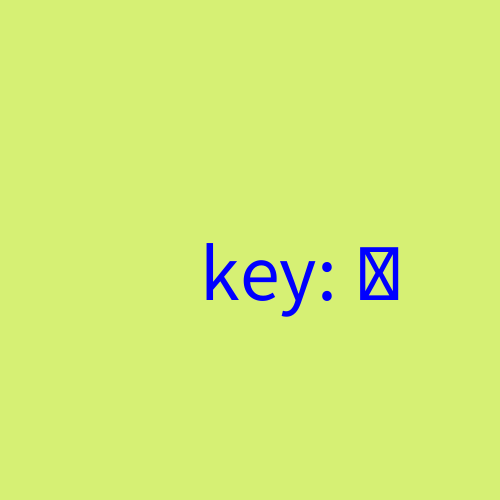
Frame 1 (no input)
Frame 60 (the mouse pressed at the canvas centre just before this capture): identical to frame 1, image omitted
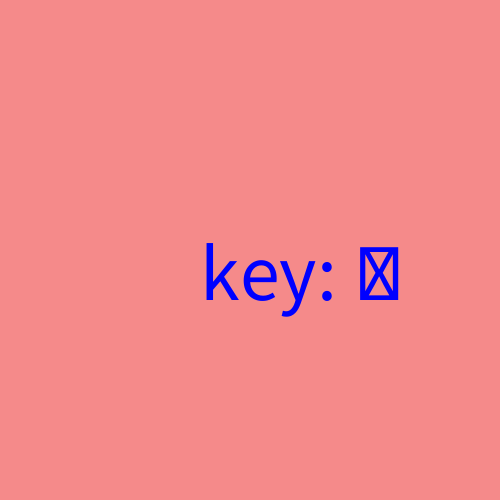
Frame 120 (the mouse held since frame 60 and released just before this capture)

The Processing sketch that drew these frames (run headless with seeded random() and noise(); from frame 60 on, the mouse is pressed at the canvas centre):

// Processing sketch: week02_1
// ── week02_1.pde
// week02_1_void_setup_void_draw_fill_textSize_text_key
// 鍵盤的操作，與上週的 mouse 結合
// File-Preference 字型放大
void setup() { // 設定的函式
  size(500, 500); // 視窗大小
}

void draw() {
  if (mousePressed) background(#F58A8A);
  else background(#D6F074); // 用 Tool-Color選擇器
  fill(0, 0, 255); // 藍色的填充色
  textSize(80); // 字的大小
  text("key: " + key, 200, 300); // 注音輸入法關掉，才能收到 key
}
